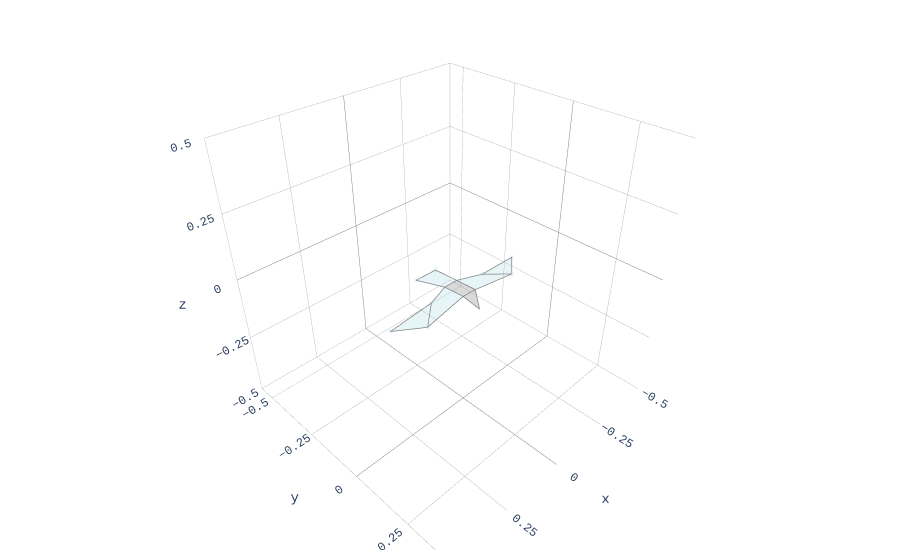

The notebook cell this image was saved under:
### Code cell
kestrel3d = Kestrel3D("../data/mean_kestrel_shape.csv", use_simple=True)
plot_plotly(kestrel3d)

### Figure 1 — Plotly figure (JSON) as saved in the notebook; plotly's stock layout.template omitted (floating-point values rounded to 4 significant figures)
{"data": [{"color": "grey", "hoverinfo": "none", "opacity": 0.3, "type": "mesh3d", "x": [0.02537, 0.005153, -0.03081], "y": [0.01639, 0.07145, 0.01753], "z": [-0.00968, -0.04264, -0.01095]}, {"hoverinfo": "none", "line": {"color": "grey", "width": 1.5}, "mode": "lines", "name": "", "type": "scatter3d", "x": [0.02537, 0.005153, -0.03081, 0.02537], "y": [0.01639, 0.07145, 0.01753, 0.01639], "z": [-0.00968, -0.04264, -0.01095, -0.00968]}, {"color": "grey", "hoverinfo": "none", "opacity": 0.3, "type": "mesh3d", "x": [0.02537, -0.03081, -0.02593, 0.02789], "y": [0.01639, 0.01753, -0.06316, -0.06511], "z": [-0.00968, -0.01095, -0.01161, -0.01327]}, {"hoverinfo": "none", "line": {"color": "grey", "width": 1.5}, "mode": "lines", "name": "", "type": "scatter3d", "x": [0.02537, -0.03081, -0.02593, 0.02789, 0.02537], "y": [0.01639, 0.01753, -0.06316, -0.06511, 0.01639], "z": [-0.00968, -0.01095, -0.01161, -0.01327, -0.00968]}, {"color": "lightblue", "hoverinfo": "none", "opacity": 0.3, "type": "mesh3d", "x": [0.02789, -0.02593, -0.04566, 0.04471], "y": [-0.06511, -0.06316, -0.1863, -0.1879], "z": [-0.01327, -0.01161, -0.03897, -0.03829]}, {"hoverinfo": "none", "line": {"color": "grey", "width": 1.5}, "mode": "lines", "name": "", "type": "scatter3d", "x": [0.02789, -0.02593, -0.04566, 0.04471, 0.02789], "y": [-0.06511, -0.06316, -0.1863, -0.1879, -0.06511], "z": [-0.01327, -0.01161, -0.03897, -0.03829, -0.01327]}, {"color": "lightblue", "hoverinfo": "none", "opacity": 0.3, "type": "mesh3d", "x": [-0.2051, -0.1295, -0.02593, -0.03081], "y": [0.02659, -0.04171, -0.06316, 0.01753], "z": [-0.02949, -0.02665, -0.01161, -0.01095]}, {"hoverinfo": "none", "line": {"color": "grey", "width": 1.5}, "mode": "lines", "name": "", "type": "scatter3d", "x": [-0.2051, -0.1295, -0.02593, -0.03081, -0.2051], "y": [0.02659, -0.04171, -0.06316, 0.01753, 0.02659], "z": [-0.02949, -0.02665, -0.01161, -0.01095, -0.02949]}, {"color": "lightblue", "hoverinfo": "none", "opacity": 0.3, "type": "mesh3d", "x": [0.2009, 0.1111, 0.02789, 0.02537], "y": [0.03488, -0.04254, -0.06511, 0.01639], "z": [-0.0258, -0.02185, -0.01327, -0.00968]}, {"hoverinfo": "none", "line": {"color": "grey", "width": 1.5}, "mode": "lines", "name": "", "type": "scatter3d", "x": [0.2009, 0.1111, 0.02789, 0.02537, 0.2009], "y": [0.03488, -0.04254, -0.06511, 0.01639, 0.03488], "z": [-0.0258, -0.02185, -0.01327, -0.00968, -0.0258]}, {"color": "lightblue", "hoverinfo": "none", "opacity": 0.3, "type": "mesh3d", "x": [-0.2051, -0.2901, -0.1295], "y": [0.02659, -0.04537, -0.04171], "z": [-0.02949, -0.03322, -0.02665]}, {"hoverinfo": "none", "line": {"color": "grey", "width": 1.5}, "mode": "lines", "name": "", "type": "scatter3d", "x": [-0.2051, -0.2901, -0.1295, -0.2051], "y": [0.02659, -0.04537, -0.04171, 0.02659], "z": [-0.02949, -0.03322, -0.02665, -0.02949]}, {"color": "lightblue", "hoverinfo": "none", "opacity": 0.3, "type": "mesh3d", "x": [0.2009, 0.2918, 0.1111], "y": [0.03488, -0.03405, -0.04254], "z": [-0.0258, -0.02957, -0.02185]}, {"hoverinfo": "none", "line": {"color": "grey", "width": 1.5}, "mode": "lines", "name": "", "type": "scatter3d", "x": [0.2009, 0.2918, 0.1111, 0.2009], "y": [0.03488, -0.03405, -0.04254, 0.03488], "z": [-0.0258, -0.02957, -0.02185, -0.0258]}, {"hoverinfo": "none", "marker": {"color": "lightblue", "opacity": 0.3, "size": 2.5}, "mode": "markers", "type": "scatter3d", "x": [0.2918, 0.1111, -0.1295, 0.04471, -0.2901, -0.2051, -0.04566, 0.2009], "y": [-0.03405, -0.04254, -0.04171, -0.1879, -0.04537, 0.02659, -0.1863, 0.03488], "z": [-0.02957, -0.02185, -0.02665, -0.03829, -0.03322, -0.02949, -0.03897, -0.0258]}], "layout": {"font": {"family": "Andale Mono, Courier New, sans-serif"}, "margin": {"b": 10, "l": 10, "r": 10, "t": 10}, "scene": {"aspectmode": "cube", "aspectratio": {"x": 1, "y": 1, "z": 1}, "xaxis": {"backgroundcolor": "white", "dtick": 0.25, "gridcolor": "grey", "gridwidth": 0.5, "range": [-0.5, 0.5], "showbackground": true, "zerolinecolor": "grey"}, "yaxis": {"backgroundcolor": "white", "dtick": 0.25, "gridcolor": "grey", "gridwidth": 0.5, "range": [-0.5688, 0.4312], "showbackground": true, "zerolinecolor": "grey"}, "zaxis": {"backgroundcolor": "white", "dtick": 0.25, "gridcolor": "grey", "gridwidth": 0.5, "range": [-0.5, 0.5], "showbackground": true, "zerolinecolor": "grey"}}, "showlegend": false}}
